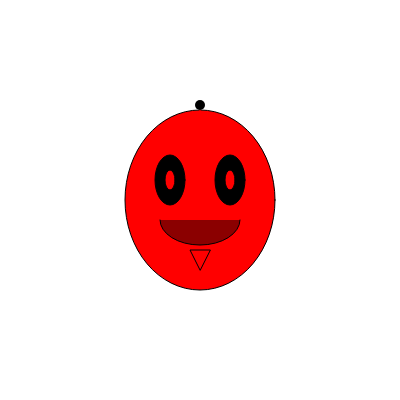
Frame 1 (no input)
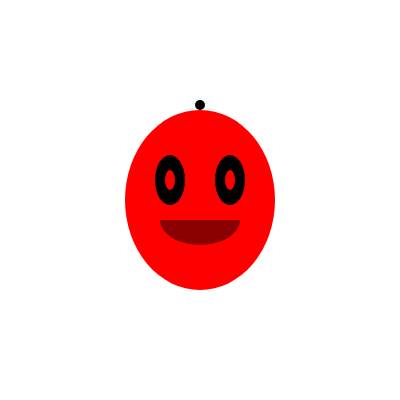
Frame 2 (the mouse pressed at the canvas centre, redrawn once)

The p5.js sketch that drew these frames (run headless with seeded random() and noise() and a simulated clock; the mouse was pressed at the canvas centre and the sketch redrawn once):

// p5.js sketch
// ── sketch.js
function setup() {
  createCanvas(400, 400); // Set the canvas size
  noLoop(); // Disable looping since we don't need animation
}

function draw() {
  background(255); // Set background color to white
  
  // Draw the alien's head
  fill(255, 0, 0); // Set the color to red
  ellipse(200, 200, 150, 180); // Draw an ellipse for the head

  // Draw the alien's eyes
  fill(0); // Set the color to black
  ellipse(170, 180, 30, 50); // Left eye
  ellipse(230, 180, 30, 50); // Right eye

  // Draw the pupils
  fill(255, 0, 0); // Set the color to red
  ellipse(170, 180, 10, 20); // Left pupil
  ellipse(230, 180, 10, 20); // Right pupil

  // Draw the mouth
  fill(139, 0, 0); // Set a darker red color for the bloody effect
  arc(200, 220, 80, 50, 0, PI); // Drawing an arc for the mouth

  // Draw the dripping blood from the mouth
  fill(255, 0, 0); // Set the color back to bright red for the blood
  triangle(200, 270, 190, 250, 210, 250); // A small triangle representing dripping blood

  // Draw the alien's antenna
  stroke(255, 0, 0); // Set the stroke color to red
  line(200, 110, 200, 150); // Draw a line for the antenna from the head top

  // Draw the tip of the antenna
  noStroke(); // Disable stroke for the circle
  fill(0); // Set the color to black
  ellipse(200, 105, 10, 10); // A small circle at the top of the antenna
}
